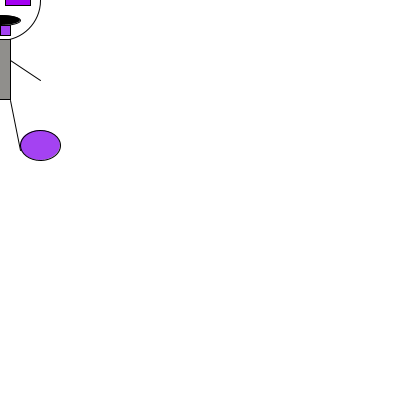
Frame 1 (no input)
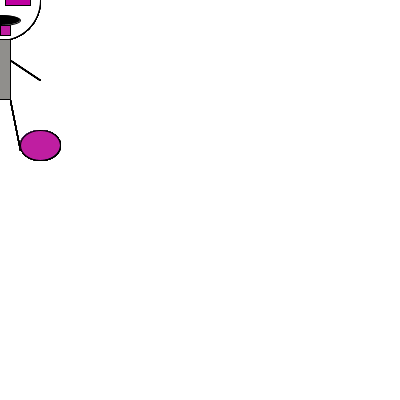
Frame 60 (the mouse pressed at the canvas centre just before this capture)
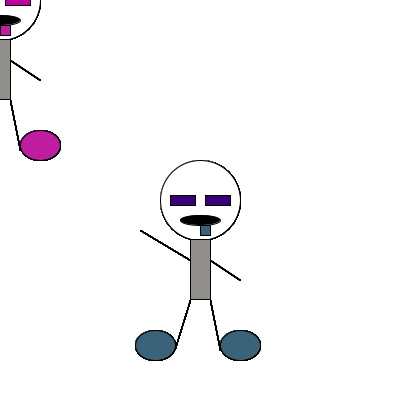
Frame 120 (the mouse held since frame 60 and released just before this capture)

The Processing sketch that drew these frames (run headless with seeded random() and noise(); from frame 60 on, the mouse is pressed at the canvas centre):

// Processing sketch: processing_78938
// ── processing_78938.pde

// This is what makes it possible for the colours to constantly change
float eyeR;
float eyeG; 
float eyeB;  

// The size of my window
void setup() {
size(400,400); 
smooth();
background(255);
}

void draw() { 
//Draw sketchs head 
//By using the mouseX and mouseY functions the character is controlled by the mouse 
fill(255);
ellipse(mouseX,mouseY,80,80); 

//Draw sketchs body
fill(144,143,140);
rect(mouseX-10,mouseY+39,20,60); 
stroke(0);  

//Draw sketchs sunglasses 
//The colours in the fill will constantly change at random
eyeR = random(255); 
eyeG = random(255); 
eyeB = random(255);
fill(eyeR,0,eyeB);
rect(mouseX-30,mouseY-5,25,10);  
rect(mouseX+5,mouseY-5,25,10);  

//Draw sketchs legs
stroke(0);   
line(mouseX+10,mouseY+100,mouseX+20,mouseY+150); 
line(mouseX-25,mouseY+148,mouseX-10,mouseY+100);

//Draw sketchs arms
line(mouseX-10,mouseY+60,mouseX-60,mouseY+30); 
line(mouseX+40,mouseY+80,mouseX+10,mouseY+60); 

//Draw sketchs feet 
//The colours in the fill will constantly change at random
fill(eyeR,eyeG,eyeB); 
ellipse(mouseX-45,mouseY+145,40,30);  
ellipse(mouseX+40,mouseY+145,40,30); 

//Draw sketchs mouth
fill(0); 
ellipse(mouseX,mouseY+20,40,10); 

//Draw sketchs tongue 
//The colours in the fill will constantly change at random
fill(eyeR,eyeG,eyeB); 
rect(mouseX,mouseY+25,10,10);
}

//By clicking the mouse there will only be one sketch character 
//and the background will change to white
void mousePressed() { 
  background(255); 
} 

//By pressing any key there will be only one sketch character 
//and the background will change to random colours every time it is pressed
void keyPressed() { 
  background(eyeR,eyeG,eyeB);  
} 
